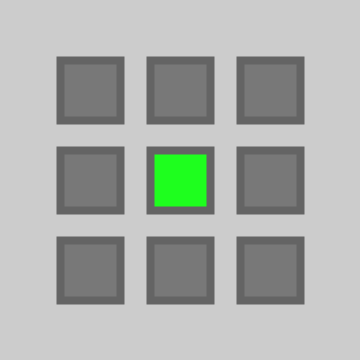
Frame 1 (no input)
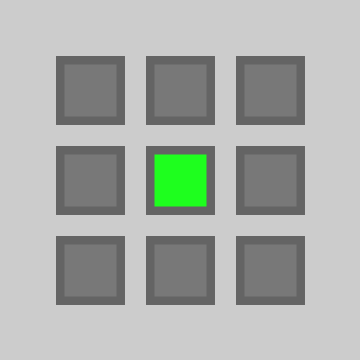
Frame 60 (the mouse pressed at the canvas centre just before this capture)
Frame 120 (the mouse held since frame 60 and released just before this capture): identical to frame 60, image omitted

The Processing sketch that drew these frames (run headless with seeded random() and noise(); from frame 60 on, the mouse is pressed at the canvas centre):

// Processing sketch: processing_84261
// ── processing_84261.pde

public static int SQUARE_SIZE    = 60;

class Square
{
  private int     m_iCenterX;
  private int     m_iCenterY; 
  private boolean m_bIsHighlighted;

  public void printlol()
  {
    println(m_iCenterX + " " + m_iCenterY);
  }
  public Square(int iCenterX, int iCenterY)
  {
    m_iCenterX       = iCenterX;
    m_iCenterY       = iCenterY; 
    m_bIsHighlighted = false;
  }

  public void SetIsHighlighted(boolean bValue)
  {
    m_bIsHighlighted = bValue;
  }

  public void Draw()
  {
    strokeWeight(8);
    stroke(100);
    if (m_bIsHighlighted)
    {
      fill(30, 255, 30);
    }
    else
    {
      fill(120);
    }

    rect(m_iCenterX - SQUARE_SIZE/2, m_iCenterY - SQUARE_SIZE/2, SQUARE_SIZE, SQUARE_SIZE);
  }
}

//index to have an easy access to a given square.
public static int TOP_LEFT       = 0;
public static int TOP            = 1;
public static int TOP_RIGHT      = 2;
public static int LEFT           = 3;
public static int MID            = 4;
public static int RIGHT          = 5;
public static int DOWN_LEFT      = 6;
public static int DOWN           = 7;
public static int DOWN_RIGHT     = 8;

ArrayList<Square> m_aSquares;

//Tells if the corresponding key is being pressed or not
boolean m_bLeftKeyDown = false;
boolean m_bRightKeyDown = false;
boolean m_bTopKeyDown = false;
boolean m_bDownKeyDown = false;

void setup()
{
  size(360, 360);
  frameRate(60);

  m_aSquares = new ArrayList<Square>();
  
  //Double loop trick to have a grid disposition
  for (int y=1; y<4; y++)
  {
    for (int x=1; x<4; x++)
    {
      m_aSquares.add( new Square( (int)(x*SQUARE_SIZE*1.5f), (int)(y*SQUARE_SIZE*1.5f)) );
    }
  }
}

void keyPressed() 
{  
  if ( keyCode == UP || key == 'e' ) 
  {
    m_bTopKeyDown = true;
  } 
  if ( keyCode == DOWN || key == 'd' )
  {
    m_bDownKeyDown = true;
  }
  if ( keyCode == LEFT || key == 's' )
  {
    m_bLeftKeyDown = true;
  }
  if ( keyCode == RIGHT || key == 'f' )
  {
    m_bRightKeyDown = true;
  }
}

void keyReleased()
{
  if ( keyCode == UP || key == 'e' ) 
  {
    m_bTopKeyDown = false;
  } 
  if ( keyCode == DOWN || key == 'd' )
  {
    m_bDownKeyDown = false;
  }
  if ( keyCode == LEFT || key == 's' )
  {
    m_bLeftKeyDown = false;
  }
  if ( keyCode == RIGHT || key == 'f' )
  {
    m_bRightKeyDown = false;
  }
}

void draw()
{
  for (int i=0; i<m_aSquares.size(); i++ )
  {
    m_aSquares.get(i).SetIsHighlighted(false);
  }

  //Some boolean logic to highlight the correct squares, according to the pressed keys.
  m_aSquares.get(MID).SetIsHighlighted(!m_bRightKeyDown && !m_bLeftKeyDown && ! m_bTopKeyDown && !m_bDownKeyDown);
  
  m_aSquares.get(LEFT).SetIsHighlighted(m_bLeftKeyDown );
  m_aSquares.get(RIGHT).SetIsHighlighted(m_bRightKeyDown );
  m_aSquares.get(TOP).SetIsHighlighted(m_bTopKeyDown  );
  m_aSquares.get(DOWN).SetIsHighlighted(m_bDownKeyDown); 
  
  m_aSquares.get(DOWN_LEFT).SetIsHighlighted(m_bLeftKeyDown && m_bDownKeyDown); 
  m_aSquares.get(DOWN_RIGHT).SetIsHighlighted(m_bRightKeyDown && m_bDownKeyDown); 
  m_aSquares.get(TOP_LEFT).SetIsHighlighted(m_bLeftKeyDown && m_bTopKeyDown); 
  m_aSquares.get(TOP_RIGHT).SetIsHighlighted(m_bRightKeyDown && m_bTopKeyDown); 
  
  for (int i=0; i<m_aSquares.size(); i++ )
  {
    m_aSquares.get(i).Draw();
  }
}
